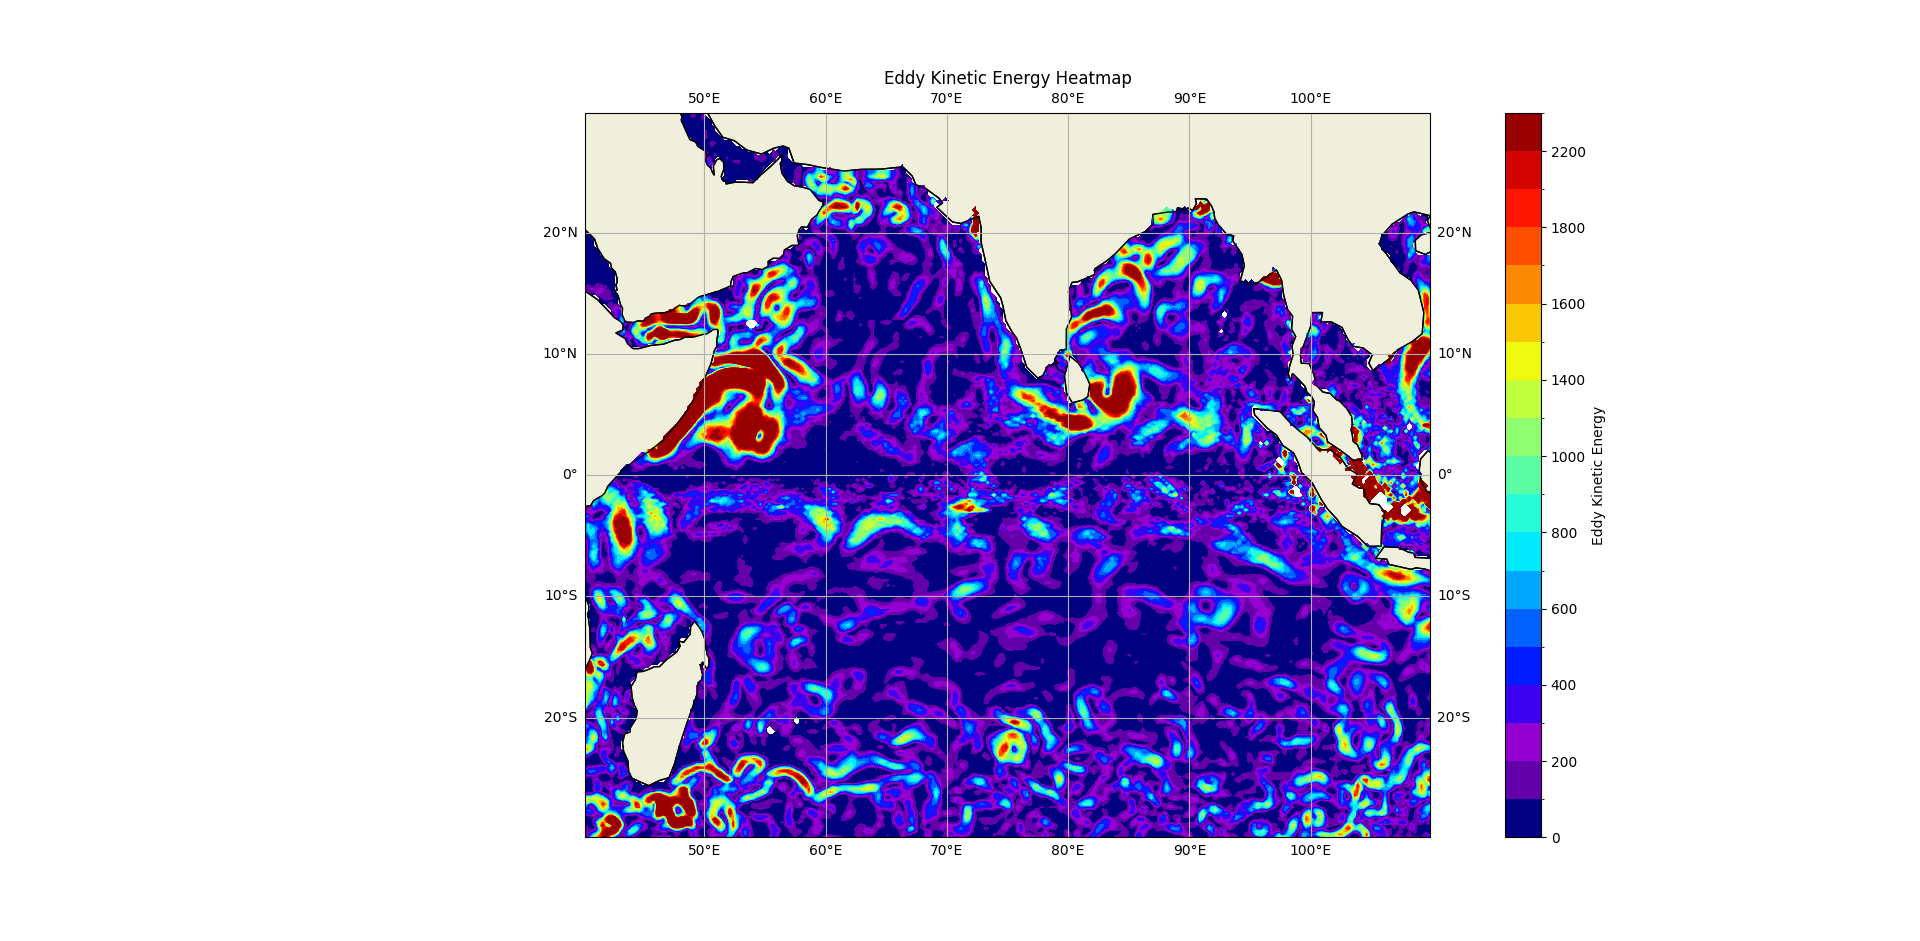

Source code (Python):
import netCDF4 as nc
import numpy as np
import matplotlib.pyplot as plt
import cartopy.crs as ccrs
import cartopy.feature as cfeature
from matplotlib.colors import BoundaryNorm, LinearSegmentedColormap

# Open the netCDF file
file_path = "C:\Terra_spatial\ISRO_immersion_data\Eddykinetic_20230710.nc"  # Replace with your actual file path
nc_file = nc.Dataset(file_path, 'r')

# Access the dimensions
lon_dim = nc_file.dimensions['LON82_361']
lat_dim = nc_file.dimensions['LAT181_420']
print(f"Longitude dimension: {lon_dim.size}")
print(f"Latitude dimension: {lat_dim.size}")

# Access the variables
lon = nc_file.variables['LON82_361'][:]
lat = nc_file.variables['LAT181_420'][:]
eke = nc_file.variables['EKE'][:]

# Provided data (accessed from the netCDF file)
longitude = lon
latitude = lat
eke_data = eke[0, :, :]  # Assuming time is the first dimension

# Mask invalid data and clip to the max known value
eke_data = np.ma.masked_invalid(eke_data)
eke_data = np.ma.masked_greater(eke_data, 2200)  # Clip to 2200

# Define the color scale based on the provided bounds
bounds = [0, 100, 200, 300, 400, 500, 600, 700, 800, 900, 1000, 1200, 1400, 1500, 1600, 1700, 1800, 2000, 2200]

# Create a custom rainbow colormap
colors = [
    "#000080", "#380097", "#7000AF", "#A700C7", "#8600D9", "#4E00E9", "#1600F9", "#0017FF",
    "#003EFF", "#0065FF", "#008DFF", "#00B4FF", "#00DBFF", "#05FAFA", "#22FBDD", "#3FFCC0",
    "#5BFCA4", "#78FD87", "#95FD6A", "#B2FE4D", "#CEFF31", "#EBFF14", "#F8ED07", "#F9CB06",
    "#FAA905", "#FC8703", "#FD6602", "#FE4401", "#FF2200", "#F90700", "#D90400", "#B90200",
    "#990000" 
]

# Create a LinearSegmentedColormap from the list of colors
cmap = LinearSegmentedColormap.from_list("custom_cmap", colors, N=len(bounds) - 1)

# Create a BoundaryNorm with the defined bounds
norm = BoundaryNorm(boundaries=bounds, ncolors=cmap.N)

# Creating the plot
fig = plt.figure(figsize=(12, 8))
ax = plt.axes(projection=ccrs.PlateCarree())

# Add coastlines and gridlines
ax.coastlines()
ax.add_feature(cfeature.LAND, zorder=0, edgecolor='black')
ax.gridlines(draw_labels=True)

# Create a contourf plot
eke_plot = ax.contourf(longitude, latitude, eke_data, levels=bounds, transform=ccrs.PlateCarree(), cmap=cmap, norm=norm)

# Adding a colorbar
cbar = plt.colorbar(eke_plot, orientation='vertical', pad=0.05)
cbar.set_label('Eddy Kinetic Energy')

# Title and labels
plt.title('Eddy Kinetic Energy Heatmap')
plt.xlabel('Longitude')
plt.ylabel('Latitude')

plt.show()
